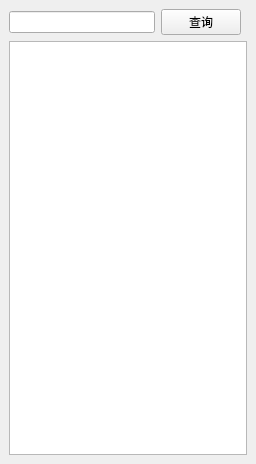
<?xml version="1.0" encoding="UTF-8"?>
<ui version="4.0">
 <class>roadListDockWidget</class>
 <widget class="QDockWidget" name="roadListDockWidget">
  <property name="geometry">
   <rect>
    <x>0</x>
    <y>0</y>
    <width>256</width>
    <height>464</height>
   </rect>
  </property>
  <property name="windowTitle">
   <string>道路列表</string>
  </property>
  <widget class="QWidget" name="dockWidgetContents">
   <layout class="QGridLayout" name="gridLayout">
    <item row="2" column="1" colspan="3">
     <widget class="QListWidget" name="listWidget"/>
    </item>
    <item row="1" column="1">
     <widget class="QLineEdit" name="lineEdit"/>
    </item>
    <item row="1" column="2">
     <widget class="QPushButton" name="pushButton">
      <property name="text">
       <string>查询</string>
      </property>
     </widget>
    </item>
   </layout>
  </widget>
 </widget>
 <resources/>
 <connections/>
</ui>
